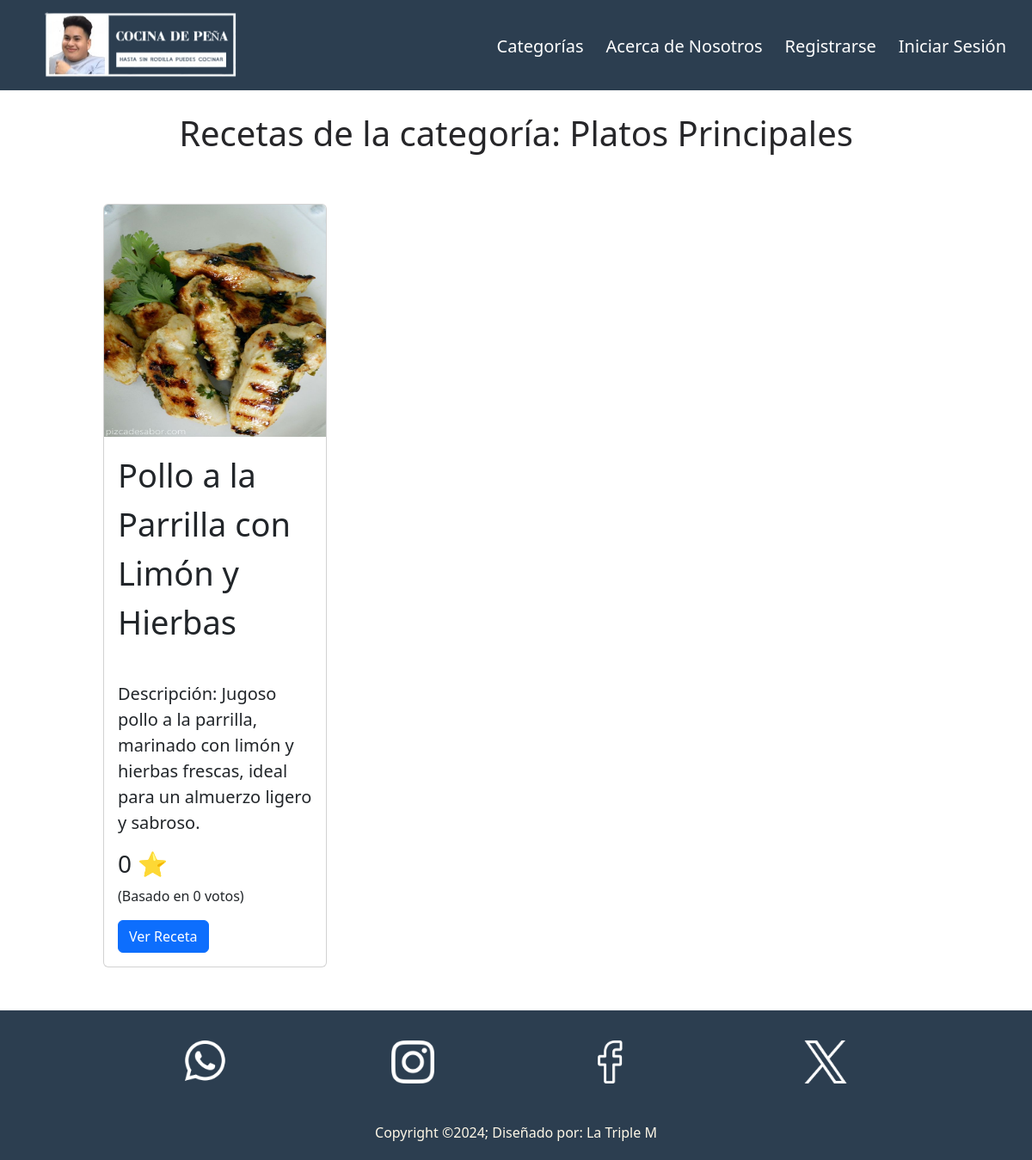
The app's page /sub_categoria.php?categoria=Platos+Principales with its own data.
### tables this page shows
CREATE TABLE `recetas` (
  `id` int(11) NOT NULL,
  `img` varchar(255) NOT NULL,
  `nombre` varchar(100) NOT NULL,
  `micro` varchar(250) NOT NULL,
  `categorias` varchar(255) DEFAULT NULL,
  `preparacion` text NOT NULL,
  `ingredientes` text NOT NULL,
  `calificacion_promedio` float DEFAULT 0,
  `numero_votos` int(11) DEFAULT 0
);

### sub_categoria.php (the view, shortened to what this page needs)
<?php
$servername = "localhost";
$username = "root";
$password = "";
$dbname = "cocina";
$conn = new mysqli($servername, $username, $password, $dbname);
$categoria = $_GET['categoria'] ?? '';
$sql = "SELECT id, img, nombre, micro, calificacion_promedio, numero_votos FROM recetas WHERE categorias = ?";
$stmt = $conn->prepare($sql);
$stmt->bind_param("s", $categoria);
$stmt->execute();
$result = $stmt->get_result();
?>
<!DOCTYPE html>
<html lang="en">
<head>
    <link href="https://cdn.jsdelivr.net/npm/bootstrap@5.3.0-alpha1/dist/css/bootstrap.min.css" rel="stylesheet">
    <link rel="stylesheet" href="css/styles.css">
</head>
<body>
    <header>
        <nav class="navbar navbar-expand-lg navbar-dark bg-dark">
            <div class="container-fluid">
                <a class="navbar-brand" href="index.php"><img src="img/logos/10.png" alt="Logo"></a>
                <div class="collapse navbar-collapse" id="navbarNav">
                    <ul class="navbar-nav ms-auto">
                        <li class="nav-item">
                            <a class="nav-link" href="pages/categorias.php">Categorías</a>
                        </li>
                        <li class="nav-item">
                          <a class="nav-link" href="pages/nosotros.php">Acerca de Nosotros</a>
                      </li>
                      <?php
                        if (!isset($_SESSION['usuario_id'])) {
                            echo '
                            <li class="nav-item">
                                <a class="nav-link" href="paginas php/registro.html">Registrarse</a>
                            </li>
                            <li class="nav-item">
                                <a class="nav-link" href="paginas php/login.html">Iniciar Sesión</a>
                            </li>';
                        } else {
                            echo '
                            <li class="nav-item">
                                <a class="nav-link" href="paginas php/php/logout.php">Cerrar Sesión</a>
                            </li>';
                        }
                        ?>
                    </ul>
                </div>
            </div>
        </nav>
    </header>
    <main>
        <h1 class="tit" style="margin-top: 40px;">Recetas de la categoría: <?= htmlspecialchars($categoria) ?></h1>
        <div class="contenedor_visualizar">
        <?php if ($result->num_rows > 0): ?>
            <?php while ($row = $result->fetch_assoc()): ?>
                <div class="card">
                    <?php if (!empty($row['img'])): ?>
                        <img src="<?= htmlspecialchars($row['img']) ?>" class="card-img-top" alt="Imagen de la receta">
                    <?php else: ?>
                        <p>No hay imagen disponible</p>
                    <?php endif; ?>
                    <div class="card-body">
                        <?php if (!empty($row['nombre'])): ?>
                            <p class="card-title"><?= htmlspecialchars($row['nombre']) ?></p>
                        <?php else: ?>
                            <p>No hay nombre disponible</p>
                        <?php endif; ?>
                    </div>
                    <div class="card-body">
                        <?php if (!empty($row['micro'])): ?>
                            <p class="card-text">Descripción: <?= htmlspecialchars($row['micro']) ?></p>
                        <?php else: ?>
                            <p>No hay descripción disponible</p>
                        <?php endif; ?>
                        <div class="calificacion_promedio">
                            <h3> <?= round($row['calificacion_promedio'], 1) ?> ⭐</h3>
                            <p>(Basado en <?= $row['numero_votos'] ?> votos)</p>
                        </div>
                        <a href="receta.php?id=<?= $row['id'] ?>" class="btn btn-primary">Ver Receta</a>
                    </div>
                </div>
            <?php endwhile; ?>
        <?php else: ?>
            <p>No se encontraron recetas en esta categoría.</p>
        <?php endif; ?>
        </div>
    </main>
    <footer>
        <div class="footerContainer">
            <div class="redes">
                <a href=""><img src="../img/iconos/whatsapp-f.png" alt=""></a>
                <a href=""><img src="../img/iconos/instagram-f.png" alt=""></a>
                <a href=""><img src="../img/iconos/facebook-f.png" alt=""></a>
                <a href=""><img src="../img/iconos/x-f.png" alt=""></a>
            </div>
            <p>Copyright &copy;2024; Diseñado por: La Triple M</p>
        </div>
    </footer>
</body>
</html>

### css/styles.css (style rules this page uses)
.nav-link, .dropdown-item { color: white !important; font-size: 20px; margin-top: 5px; padding-bottom: 10px; transition: transform 0.5s, filter 0.5s, border-bottom 0.5s; margin-right: 10px; }
.navbar { position: fixed; top: 0; left: 0; width: 100%; z-index: 1000; background-color: #2C3E50 !important; }
.container-fluid a img { width: 300px; margin-left: 2px; cursor: pointer; transition: transform 0.8s; border: none; }
.tit { text-align: center; color: rgb(38, 38, 41); margin-top: -80px; }
.contenedor_visualizar { display: flex; flex-wrap: wrap; justify-content: space-between; margin: auto; width: 80%; }
.card { margin-top: 50px; max-width: 260px; }
.card img { height:270px; }
.card-title { font-size: 38px; }
.card-text { font-size: 20px; }
.btn-primary { margin: auto; }
footer { margin-top: 50px; background-color: #2C3E50; color: #FFF8E7; padding: 10px 0; }
.footerContainer { width: 100%; max-width: 1200px; margin: 0 auto; padding: 10px; }
.redes { display: flex; justify-content: center; flex-wrap: wrap; margin-top: 10px; }
.redes a { margin: 5px; }
.redes a img { width: 50px; transition: 0.2s; margin: 0px 90px auto; }
footer p { margin: 40px 0px auto; text-align: center; }

### records on screen
recetas: img (picture), nombre "Pollo a la Parrilla con Limón y Hierbas", micro "Jugoso pollo a la parrilla, marinado con limón y hierbas frescas, ideal para un almuerzo ligero y sabroso.", calificacion_promedio "0", numero_votos "0"

### other values on screen
$categoria "Platos Principales"
